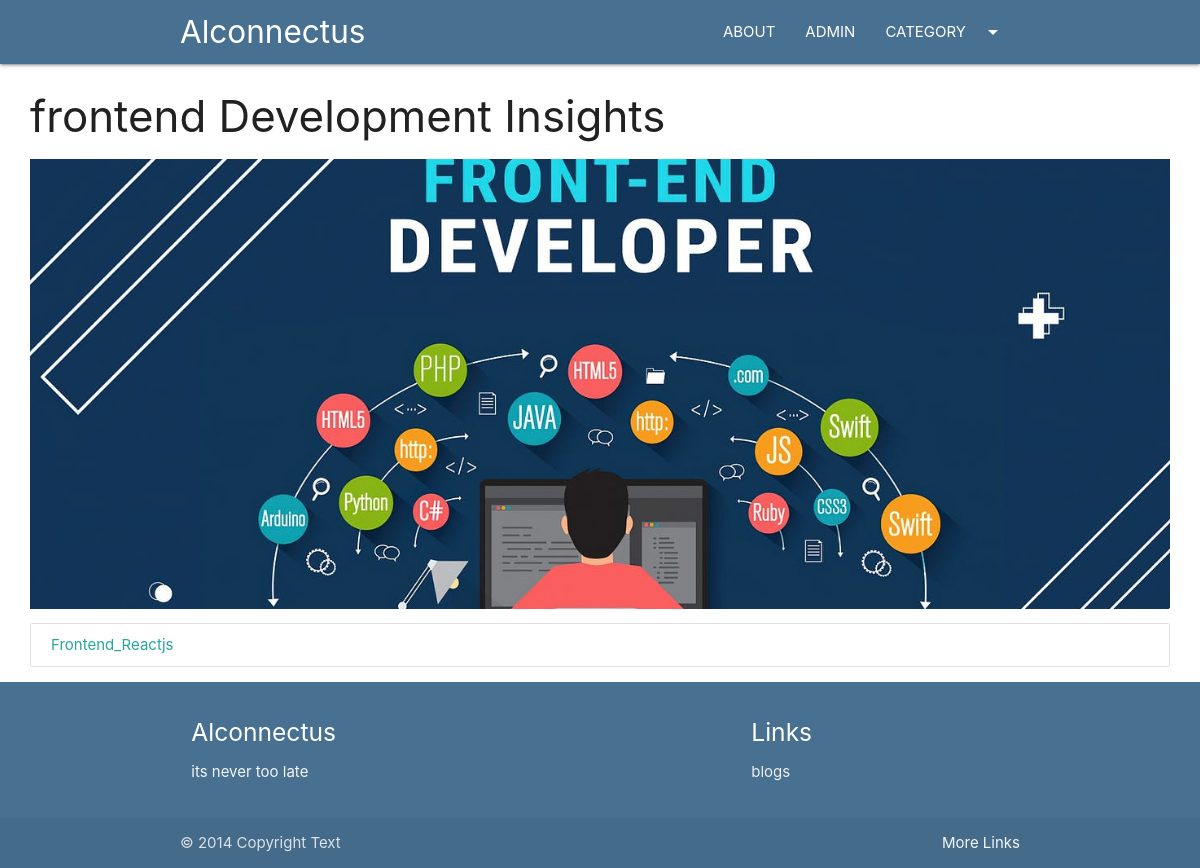
The app's page /category/frontenddev with its own data.
### blogs/models.py (models this page shows, shortened)
class Category(models.Model):
    cat_id = models.AutoField(primary_key=True)
    title = models.CharField(max_length=100)
    description = models.TextField()
    url = models.CharField(max_length=100)
    image = models.ImageField(upload_to='category/',blank=True, null=True)
    add_date = models.DateField(auto_now_add=True, null=True)

class Post(models.Model):
    post_id = models.AutoField(primary_key=True)
    title = models.CharField(max_length=200)
    content = models.TextField()
    url = models.CharField(max_length=100)
    cat = models.ForeignKey(Category, on_delete=models.CASCADE)
    image = models.ImageField(upload_to='post/',blank=True, null=True)

### blogs/views.py (the view)
# urls.py: path('category/<slug:url>',category)
def category(request, url):
    cat = Category.objects.get(url=url)
    posts = Post.objects.filter(cat=cat)
    return render(request, "category.html", {'cat': cat, 'posts': posts})

### templates/category.html (shortened to what this page needs)
{%extends 'base.html' %}
{%block content%}
<div class="container-custom">
    <h3>{{cat.title}}</h3>
    <div class="img-container">
        <img src="/media/{{cat.image}}" class="responsive-img" style="max-height:450px;width:100%;object-fit:cover;"
             alt="">
    </div>
    <div class="collection">
        {%for p in posts %}
        <a href="/blogs/{{p.url}}" class="collection-item">{{p.title}}</a>
        {% empty %}
        <h3>No posts in this category</h3>
        {%endfor%}
    </div>
</div>
{%endblock%}

### blogs/static/css/style.css (style rules this page uses)
.container-custom { width:95%!important; margin:auto; }

### records on screen
Category: title "frontend Development Insights", image (picture)
Post: title "Frontend_Reactjs"
